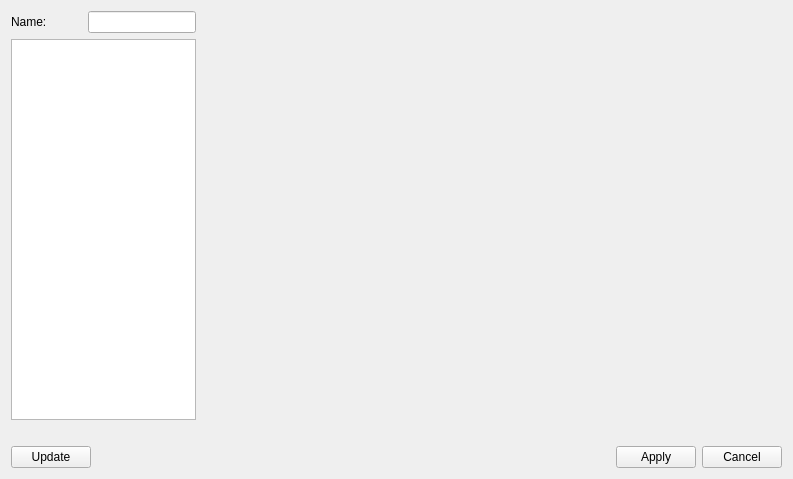
<?xml version="1.0" encoding="UTF-8"?>
<ui version="4.0">
 <class>GUICurveDialog</class>
 <widget class="QWidget" name="GUICurveDialog">
  <property name="geometry">
   <rect>
    <x>0</x>
    <y>0</y>
    <width>793</width>
    <height>479</height>
   </rect>
  </property>
  <property name="windowTitle">
   <string>Curve</string>
  </property>
  <layout class="QGridLayout" name="gridLayout">
   <item row="0" column="0">
    <layout class="QVBoxLayout" name="verticalLayout">
     <item>
      <layout class="QHBoxLayout" name="horizontalLayout_2">
       <item>
        <widget class="QLabel" name="label">
         <property name="text">
          <string>Name:</string>
         </property>
        </widget>
       </item>
       <item>
        <widget class="QLineEdit" name="lineEditName">
         <property name="sizePolicy">
          <sizepolicy hsizetype="Preferred" vsizetype="Fixed">
           <horstretch>0</horstretch>
           <verstretch>0</verstretch>
          </sizepolicy>
         </property>
        </widget>
       </item>
      </layout>
     </item>
     <item>
      <widget class="Comp::FITKTableWidget" name="tableWidget">
       <property name="minimumSize">
        <size>
         <width>170</width>
         <height>0</height>
        </size>
       </property>
       <property name="maximumSize">
        <size>
         <width>340</width>
         <height>16777215</height>
        </size>
       </property>
      </widget>
     </item>
     <item>
      <widget class="QLabel" name="label_2">
       <property name="text">
        <string/>
       </property>
      </widget>
     </item>
    </layout>
   </item>
   <item row="0" column="1">
    <widget class="QWidget" name="widgetPlot" native="true">
     <property name="sizePolicy">
      <sizepolicy hsizetype="Expanding" vsizetype="Expanding">
       <horstretch>0</horstretch>
       <verstretch>0</verstretch>
      </sizepolicy>
     </property>
     <property name="minimumSize">
      <size>
       <width>580</width>
       <height>390</height>
      </size>
     </property>
    </widget>
   </item>
   <item row="1" column="0" colspan="2">
    <layout class="QHBoxLayout" name="horizontalLayout">
     <item>
      <widget class="QPushButton" name="pushButtonUpdate">
       <property name="text">
        <string>Update</string>
       </property>
      </widget>
     </item>
     <item>
      <spacer name="horizontalSpacer">
       <property name="orientation">
        <enum>Qt::Horizontal</enum>
       </property>
       <property name="sizeHint" stdset="0">
        <size>
         <width>40</width>
         <height>20</height>
        </size>
       </property>
      </spacer>
     </item>
     <item>
      <widget class="QPushButton" name="pushButtonApply">
       <property name="text">
        <string>Apply</string>
       </property>
      </widget>
     </item>
     <item>
      <widget class="QPushButton" name="pushButtonCancel">
       <property name="text">
        <string>Cancel</string>
       </property>
      </widget>
     </item>
    </layout>
   </item>
  </layout>
 </widget>
 <customwidgets>
  <customwidget>
   <class>Comp::FITKTableWidget</class>
   <extends>QTableWidget</extends>
   <header>FITK_Component/FITKWidget/FITKTableWidget.h</header>
  </customwidget>
 </customwidgets>
 <resources/>
 <connections/>
</ui>
